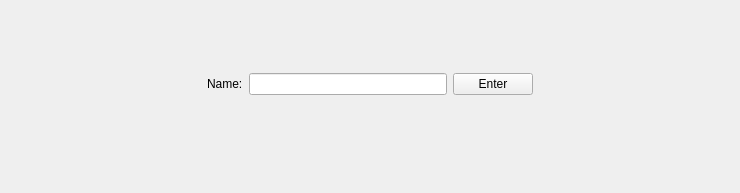
<?xml version="1.0" encoding="UTF-8"?>
<ui version="4.0">
 <class>MainWindow</class>
 <widget class="QMainWindow" name="MainWindow">
  <property name="geometry">
   <rect>
    <x>0</x>
    <y>0</y>
    <width>740</width>
    <height>193</height>
   </rect>
  </property>
  <property name="windowTitle">
   <string>MainWindow</string>
  </property>
  <widget class="QWidget" name="centralwidget">
   <layout class="QGridLayout" name="gridLayout">
    <item row="0" column="0">
     <layout class="QVBoxLayout" name="verticalLayout">
      <item>
       <spacer name="verticalSpacer">
        <property name="orientation">
         <enum>Qt::Vertical</enum>
        </property>
        <property name="sizeHint" stdset="0">
         <size>
          <width>20</width>
          <height>40</height>
         </size>
        </property>
       </spacer>
      </item>
      <item>
       <layout class="QHBoxLayout" name="horizontalLayout">
        <item>
         <spacer name="horizontalSpacer">
          <property name="orientation">
           <enum>Qt::Horizontal</enum>
          </property>
          <property name="sizeHint" stdset="0">
           <size>
            <width>40</width>
            <height>20</height>
           </size>
          </property>
         </spacer>
        </item>
        <item>
         <widget class="QLabel" name="name_lbl">
          <property name="text">
           <string>Name:</string>
          </property>
         </widget>
        </item>
        <item>
         <widget class="QLineEdit" name="name_input"/>
        </item>
        <item>
         <widget class="QPushButton" name="enter_btn">
          <property name="text">
           <string>Enter</string>
          </property>
         </widget>
        </item>
        <item>
         <spacer name="horizontalSpacer_2">
          <property name="orientation">
           <enum>Qt::Horizontal</enum>
          </property>
          <property name="sizeHint" stdset="0">
           <size>
            <width>40</width>
            <height>20</height>
           </size>
          </property>
         </spacer>
        </item>
       </layout>
      </item>
      <item>
       <layout class="QHBoxLayout" name="horizontalLayout_2">
        <item>
         <spacer name="horizontalSpacer_3">
          <property name="orientation">
           <enum>Qt::Horizontal</enum>
          </property>
          <property name="sizeHint" stdset="0">
           <size>
            <width>40</width>
            <height>20</height>
           </size>
          </property>
         </spacer>
        </item>
        <item>
         <widget class="QLabel" name="greeting_lb">
          <property name="text">
           <string/>
          </property>
         </widget>
        </item>
        <item>
         <spacer name="horizontalSpacer_4">
          <property name="orientation">
           <enum>Qt::Horizontal</enum>
          </property>
          <property name="sizeHint" stdset="0">
           <size>
            <width>40</width>
            <height>20</height>
           </size>
          </property>
         </spacer>
        </item>
       </layout>
      </item>
      <item>
       <spacer name="verticalSpacer_2">
        <property name="orientation">
         <enum>Qt::Vertical</enum>
        </property>
        <property name="sizeHint" stdset="0">
         <size>
          <width>20</width>
          <height>40</height>
         </size>
        </property>
       </spacer>
      </item>
     </layout>
    </item>
   </layout>
  </widget>
 </widget>
 <resources/>
 <connections/>
</ui>
